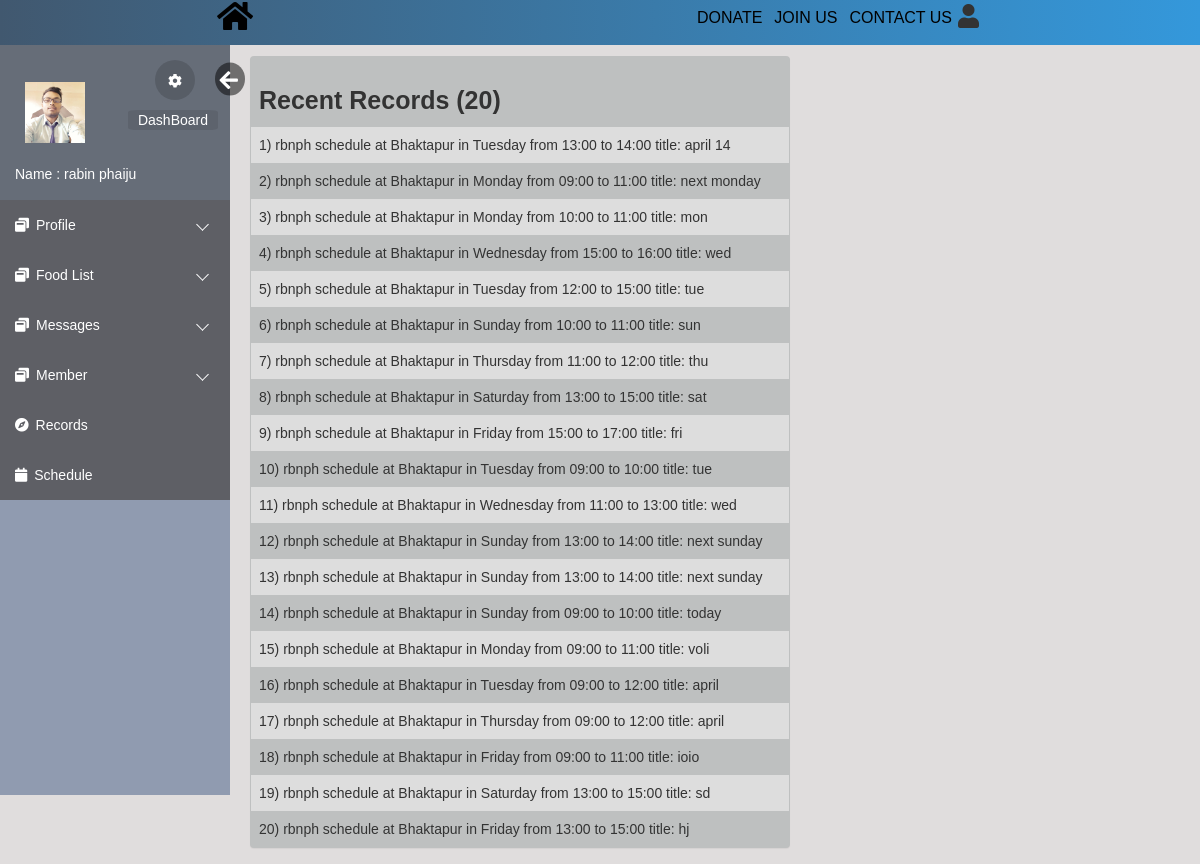
Page /html/records.php (signed in) on the committed database.
### tables this page shows
CREATE TABLE `records` (
  `record_id` int(10) UNSIGNED NOT NULL,
  `description` varchar(100) DEFAULT NULL,
  `reg_id` int(10) UNSIGNED DEFAULT NULL,
  `date` datetime NOT NULL DEFAULT CURRENT_TIMESTAMP
);

### html/records.php (the view, shortened to what this page needs)
<!DOCTYPE html>
<html lang="en">
<head>
    <link rel="stylesheet" href="https://maxcdn.bootstrapcdn.com/bootstrap/3.3.6/css/bootstrap.min.css">
    <link rel="stylesheet" href="https://maxcdn.bootstrapcdn.com/font-awesome/4.6.3/css/font-awesome.min.css">
    <link rel="stylesheet" href="../css/loginindex.css">
    <link rel="stylesheet" href="css/editprofile.css">
    <link rel="stylesheet" href="css/index.css">
    <link rel="stylesheet" href="https://use.fontawesome.com/releases/v5.3.1/css/all.css">
</head>
<body>
    <div class="navbars">
        <div class="nav0">
            <a href="../index.html"><i class="fa fa-home fa-2x" aria-hidden="true"></i></a>
        </div>
        <div class="navbars1">
            <div class="nav3"><i class="fa fa-user fa-3x"></i>
            </div>
            <div class="nav4"><a href="">CONTACT US</a></div>
            <div class="nav2"><a href="login.php">JOIN US</a></div>
            <div class="nav1"><a href="">DONATE</a></div>
        </div>
    </div>
    <div class="body_wrapper">
        <div class="sidemenu" id="mySidebar">
            <ul>
                <div class="me userBg">
                <div class="images">
                    <img style="margin-top:22px" src="files/<?php if($_SESSION['pic']==null){echo 'user.png';}else{ echo $_SESSION['pic'];}?>" width="60";>
                    </div>
                    <div class="myinfo">
                        <p class="name">Name :<?php echo $_SESSION['name']?></p>
                    </div>
                    <button class="setting">
                        <a href="editprofile.php"><i class="fa fa-cog" aria-hidden="true"></i></a>
                    </button>
                    <a id="hide" href="#" onclick="closeNav()"><i class="fa fa-arrow-left" aria-hidden="true"></i></a>
                    <button class="cloud">
                        <a href="index.php">DashBoard</a>
                    </button>
                </div>
                <li class="dropdown">
                    <a href="#"><span class="icon"><i class="fa fa-window-restore"></i></span><span>Profile</span></a>
                </li>
                <li class="dropdown">
                    <a href="#"><span class="icon"><i class="fa fa-window-restore"></i></span><span>Food List</span></a>
                </li>
                <li class="dropdown ">
                    <a href="#"><span class="icon"><i class="fa fa-window-restore"></i></span><span>Messages</span></a>
                </li>
                <li class="dropdown">
                    <a href="#"><span class="icon"><i class="fa fa-window-restore"></i></span><span>Member</span></a>
                    </li>
                <li><a href="records.php"><span class="icon"><i class="fa fa-compass"></i></span><span>Records</span></a></li>
                <li><a href="schedule.php"><span class="icon"><i class="fa fa-calendar"></i></span><span>Schedule</span></a></li>
            </ul>
        </div>
        <div class="container">
            <div class="col-md-6 col-sm-9 contains">
                <div class="panel profile-panel">
                    <table>
	<tr>
		<td><b style="font-size:25px">Recent Records (20)</b></td>
	</tr>
    <?php
    $count=1;
    require_once("DBConnect.php");
        $sql = "SELECT * from records ";
	$result = $conn-> query($sql);
	if($result-> num_rows >0){
            $sql = "SELECT * from records ORDER BY `date` DESC ";
            $result = $conn-> query($sql);
		while($row = $result-> fetch_assoc()){
    echo "<tr><td>".$count.") ".$row["description"]."</td></tr>";
            $count++;
				}}
        echo "</table>";
        ?>
                </div>
            </div>
        </div>
    </div>
</body>
</html>

### css/loginindex.css (style rules this page uses)
* { margin: 0; padding: 0; font-family: sans-serif; list-style: none; text-decoration: none; }
.me #hide, .me #show { position: absolute; transform: scale(1.5); right: -60px; bottom: 95px; width: 20px; padding-top: 2px; padding-left: 3px; color: #FFF; border-radius: 0%; border-style: initial; border-radius: 50%; background: rgba(0, 0, 0, 0.5); }
#mySidebar { transition: 0.4s; }

### html/css/editprofile.css (style rules this page uses)
.sidemenu { float: left; }
.me { position: relative; width: calc(100% - 50px); height: 140px; padding: 15px 25px; margin-bottom: 15px; }
.me .setting { position: absolute; right: -15px; bottom: 85px; width: 40px; height: 40px; padding-top: 2px; color: #FFF; border-radius: 100%; border-style: none; background: rgba(0, 0, 0, 0.15); }
.me .setting a, .me .cloud a { color: #fff; }
.me .cloud { position: absolute; right: -38px; bottom: 55px; height: 20px; color: #FFF; border-style: none; border-radius: 10%; background: rgba(0, 0, 0, 0.09); }
.me .cloud a { padding: 15px 10px 15px 10px; }
.me .myinfo { position: absolute; left: 40px; bottom: 1px; font-size: 14px; color: #FFF; }
.myinfo .name { margin: 0 0 0 -25px; }
.profile-panel { margin-top: 2%; background-color: rgb(190, 192, 192); }
.navbars { display: flex; flex-direction: row; flex-wrap: wrap-reverse; font-size: 1.1rem; justify-content: space-around; background: #2c3e50; background: -webkit-linear-gradient(to left, #3498db, #41586f); background: linear-gradient(to left, #3498db, #41586f); padding-top: 10px; height: 45px; }
.navbars1 { display: flex; flex-direction: row-reverse; flex-wrap: wrap-reverse; font-size: 1.1rem; }
.navbars a { text-decoration: none; color: black; font-size: 1.6rem; font-family: 'Franklin Gothic Medium', 'Arial Narrow', Arial, sans-serif; padding: 6px; }
.navbars>div { margin: 2px; margin-bottom: 10px; margin-right: 1%; margin-top: 4px; text-align: center; font-size: 0.8rem; z-index: 999; }
.navbars .nav3, .navbars .nav0 { margin-top: -3px; cursor: pointer; position: relative; z-index: 3; }

### html/css/index.css (style rules this page uses)
*, *::after, *::before { padding: 0px; margin: 0px; box-sizing: border-box; }
body { font-family: "Quicksand", "SolaimanLipi", sans-serif; font-size: 14px; }
.body_wrapper { width: 100%; height: 100%; background: #e0dddd; overflow: hidden; }
.sidemenu { float: left; width: 230px; height: calc(100vh - 50px); background: #909bb0; scrollbar-width: none; }
.sidemenu>ul { background: #666d78; }
.sidemenu>ul>li>a { display: block; position: relative; color: #fff; text-decoration: none; padding: 15px; background: rgba(87, 83, 83, 0.5); }
.sidemenu>ul>li>a>span { margin-right: 7px; }
.sidemenu>ul>.dropdown>a { position: relative; display: block; }
.sidemenu>ul>.dropdown>a::after { content: ""; position: absolute; top: 40%; right: 10%; display: block; height: 9px; width: 9px; border-left: 1px solid #fff; border-bottom: 1px solid #fff; transition: 0.5s; transform: rotate(-45deg); }

### html/records.php (style rules this page uses)
.panel table { margin-top: 18px; font-family: arial, sans-serif; border-collapse: collapse; width: 100%; }
.panel td, .panel th { border: 0px solid #dddddd; text-align: left; padding: 8px; }
.panel tr:nth-child(even) { background-color: #dddddd; }
@media only screen and (max-width: 1300px) { .panel td,.panel th { font-size: 14px; } }
.contains { margin-left:5px; }

### rows in the picture
records: description "rbnph schedule at Bhaktapur in Tuesday from 13:00 to 14:00 title: april 14"
records: description "rbnph schedule at Bhaktapur in Monday from 09:00 to 11:00 title: next monday"
records: description "rbnph schedule at Bhaktapur in Monday from 10:00 to 11:00 title: mon"
records: description "rbnph schedule at Bhaktapur in Wednesday from 15:00 to 16:00 title: wed"
records: description "rbnph schedule at Bhaktapur in Tuesday from 12:00 to 15:00 title: tue"
records: description "rbnph schedule at Bhaktapur in Sunday from 10:00 to 11:00 title: sun"
records: description "rbnph schedule at Bhaktapur in Thursday from 11:00 to 12:00 title: thu"
records: description "rbnph schedule at Bhaktapur in Saturday from 13:00 to 15:00 title: sat"
records: description "rbnph schedule at Bhaktapur in Friday from 15:00 to 17:00 title: fri"
records: description "rbnph schedule at Bhaktapur in Tuesday from 09:00 to 10:00 title: tue"
records: description "rbnph schedule at Bhaktapur in Wednesday from 11:00 to 13:00 title: wed"
records: description "rbnph schedule at Bhaktapur in Sunday from 13:00 to 14:00 title: next sunday"
records: description "rbnph schedule at Bhaktapur in Sunday from 13:00 to 14:00 title: next sunday"
records: description "rbnph schedule at Bhaktapur in Sunday from 09:00 to 10:00 title: today"
records: description "rbnph schedule at Bhaktapur in Monday from 09:00 to 11:00 title: voli"
records: description "rbnph schedule at Bhaktapur in Tuesday from 09:00 to 12:00 title: april"
records: description "rbnph schedule at Bhaktapur in Thursday from 09:00 to 12:00 title: april"
records: description "rbnph schedule at Bhaktapur in Friday from 09:00 to 11:00 title: ioio"
records: description "rbnph schedule at Bhaktapur in Saturday from 13:00 to 15:00 title: sd"
records: description "rbnph schedule at Bhaktapur in Friday from 13:00 to 15:00 title: hj"

### other values in the picture
$_SESSION['name'] "rabin phaiju"
